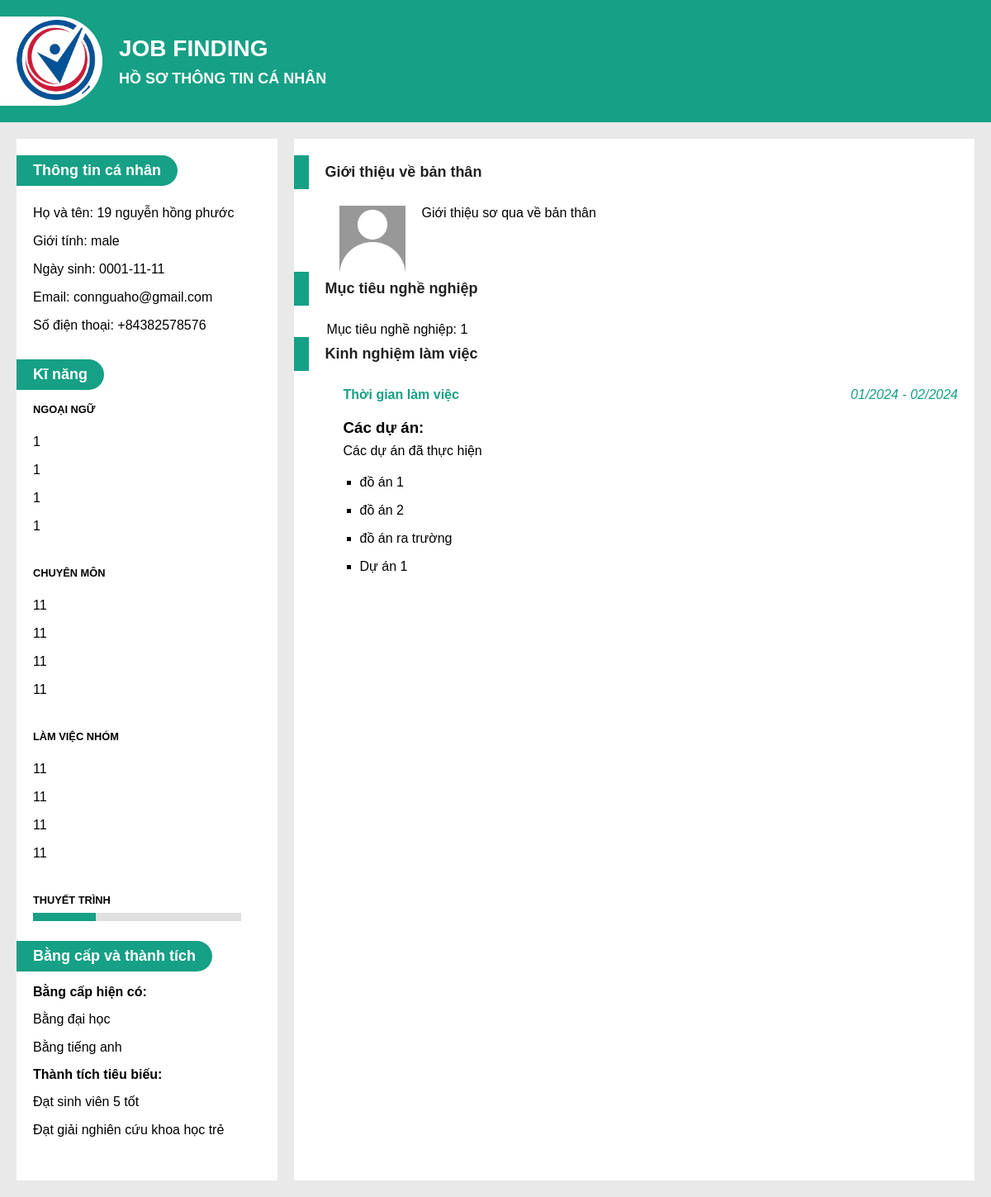
The app's page /views/employer/view_cv.php (signed in), older data.
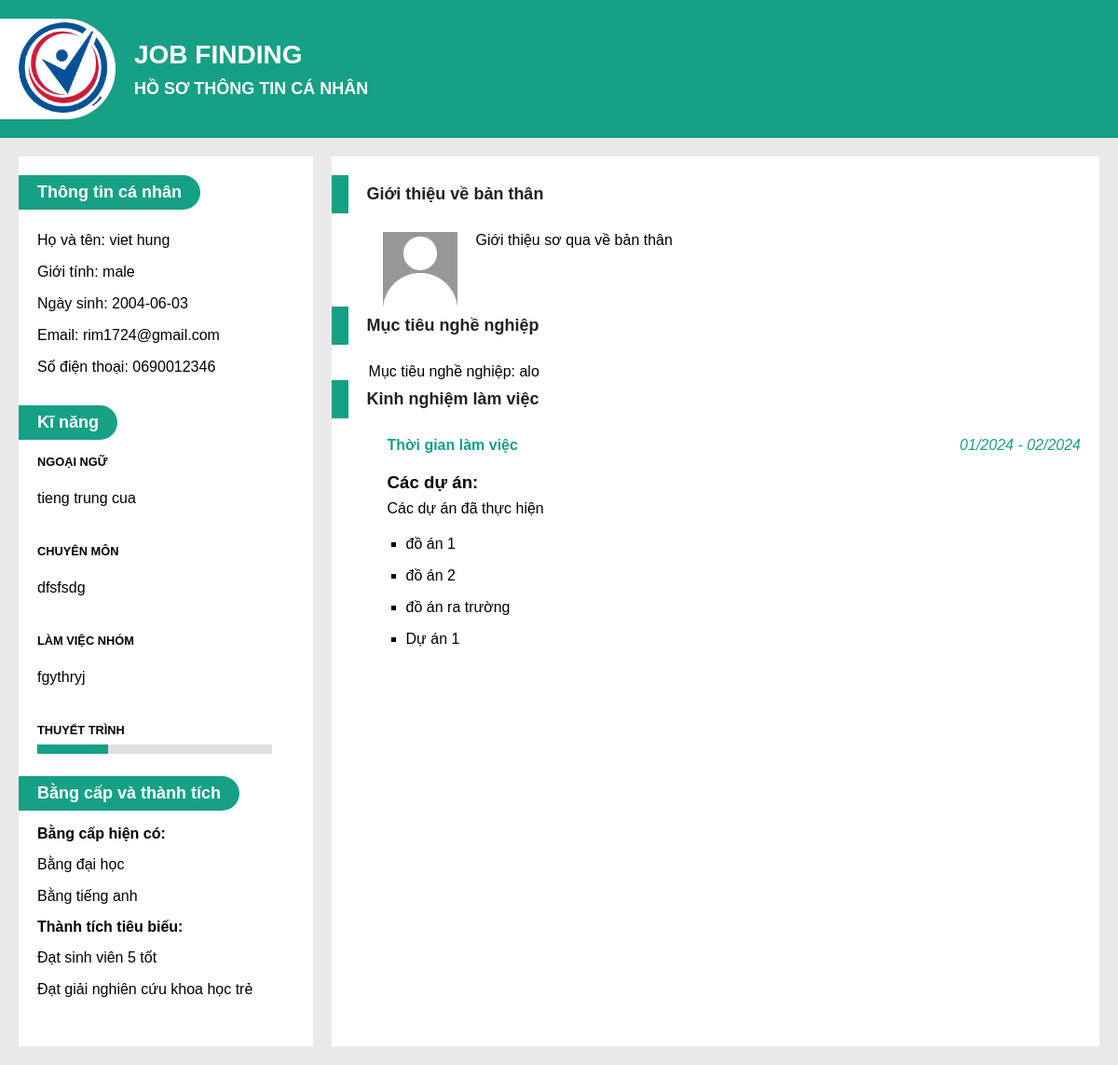
The same page, newer data.
### tables this page shows
CREATE TABLE `cv` (
  `cv_id` int(11) NOT NULL,
  `user_id` int(255) NOT NULL,
  `full_name` varchar(255) NOT NULL,
  `img` varchar(255) DEFAULT NULL,
  `email` varchar(255) NOT NULL,
  `phone` varchar(255) NOT NULL,
  `dob` date NOT NULL,
  `gender` enum('male','female') DEFAULT NULL,
  `city` varchar(255) NOT NULL,
  `address` varchar(255) NOT NULL,
  `myseo` text NOT NULL,
  `career_objective` varchar(255) NOT NULL
);

### views/employer/view_cv.php (the view, shortened to what the changed rows need)
<?php
require_once('../../config/config.php');
function getPersonalInfo($field) {
  global $conn;
  $user_id = $_SESSION['user_id'];
  $sql = "SELECT $field FROM cv WHERE user_id = $user_id";
  $result = $conn->query($sql);
  if ($result->num_rows > 0) {
    $row = $result->fetch_assoc();
    return $row[$field];
  } else {
    return "Information not found";
  }
}
$career_objective = getPersonalInfo('career_objective');
 ?>
<!DOCTYPE html>
<html lang="en">
	<head>
		<link rel="stylesheet" href="../../assets/css/view-cv.css" />
	</head>
	<body>
		<header>
			<div class="title-container">
				<h1>JOB FINDING</h1>
				<h2>Hồ sơ thông tin cá nhân</h2>
			</div>
		</header>
		<div class="container">
			<div class="sider">
				<div class="sider-content">
				<h1 class="tag-fill">Thông tin cá nhân</h1>
					<div class="tag-content">
						<ul>
							<li>Họ và tên: <?php echo getPersonalInfo('full_name'); ?></li>
							<li>Giới tính: <?php echo getPersonalInfo('gender'); ?></li>
							<li>Ngày sinh: <?php echo getPersonalInfo('dob'); ?></li>
							<li>Email: <?php echo getPersonalInfo('email'); ?></li>
							<li>Số điện thoại: <?php echo getPersonalInfo('phone'); ?></li>
							</ul>
					</div>
				</div>
				<div class="sider-content">
					<h1 class="tag-fill">Kĩ năng</h1>
					<div class="tag-content progress-container">
						<ul>
							<li><?php include('../../php/languages.php') ?></li>
							</ul>
					</div>
					<div class="tag-content progress-container">
						<ul>
							<li><?php include('../../php/skills.php') ?></li>
							</ul>
					</div>
					<div class="tag-content progress-container">
						<ul>
							<li><?php include('../../php/soft_skills.php') ?></li>
							</ul>
					</div>
				</div>
				<div class="sider-content">
					<h1 class="tag-fill">Bằng cấp và thành tích</h1>
				</div>
			</div>
			<div class="content">
				<div>
					<h1 class="tag">Giới thiệu về bản thân </h1>
				</div>
				<div class="description-content">
					<h1 class="tag">Mục tiêu nghề nghiệp</h1>
					<ul>
					<p>Mục tiêu nghề nghiệp: <?php echo $career_objective; ?></p>
					</ul>
				</div>
				<div class="description-content">
					<h1 class="tag">Kinh nghiệm làm việc</h1>
				</div>
			</div>
		</div>
	</body>
</html>

### php/languages.php
<?php
$conn = new PDO('mysql:host=' . DB_HOST . ';dbname=' . DB_NAME, DB_USER, DB_PASSWORD);
$session_user_id = $_SESSION['user_id'];
$sql = "SELECT languages.language
        FROM languages
        INNER JOIN cv ON languages.cv_id = cv.cv_id
        INNER JOIN users ON cv.user_id = users.user_id
        WHERE users.user_id = :session_user_id";
$stmt = $conn->prepare($sql);
$stmt->bindParam(':session_user_id', $session_user_id);
$stmt->execute();
$languages = $stmt->fetchAll(PDO::FETCH_ASSOC);
?>
<ul>
  <?php foreach ($languages as $language) { ?>
    <li><?php echo $language['language']; ?></li>
  <?php } ?>
</ul>

### php/skills.php
<?php
require_once('../../config/config.php');
$session_user_id = $_SESSION['user_id'];
$sql = "SELECT skills.technical_skills
FROM skills
INNER JOIN cv ON skills.cv_id = cv.cv_id
INNER JOIN users ON cv.user_id = users.user_id
WHERE users.user_id = :session_user_id";
$stmt = $conn->prepare($sql);
$stmt->bindParam(':session_user_id', $session_user_id);
$stmt->execute();
$skills = $stmt->fetchAll(PDO::FETCH_ASSOC);
?>
<ul>
  <?php if (!empty($skills)) {  ?>
    <?php foreach ($skills as $skill) { ?>
      <li><?php echo $skill['technical_skills']; ?></li>
    <?php } ?>
  <?php } else { ?>
    <li>No skills found.</li> <?php } ?>
</ul>

### php/soft_skills.php
<?php
require_once('../../config/config.php');
$session_user_id = $_SESSION['user_id'];
$sql = "SELECT skills.soft_skills
FROM skills
INNER JOIN cv ON skills.cv_id = cv.cv_id
INNER JOIN users ON cv.user_id = users.user_id
WHERE users.user_id = :session_user_id";
$stmt = $conn->prepare($sql);
$stmt->bindParam(':session_user_id', $session_user_id);
$stmt->execute();
$skills = $stmt->fetchAll(PDO::FETCH_ASSOC);
?>
<ul>
  <?php if (!empty($skills)) {  ?>
    <?php foreach ($skills as $skill) { ?>
      <li><?php echo $skill['soft_skills']; ?></li>
    <?php } ?>
  <?php } else { ?>
    <li>No skills found.</li> <?php } ?>
</ul>

Row changes from the older to the newer data that the page shows:
removed cv: full_name "19 nguyễn hồng phước", email "connguaho@gmail.com", phone "+84382578576"
added cv: full_name "viet hung", email "rim1724@gmail.com", phone "0690012346"
Text that changed along with them:
getPersonalInfo('dob'): "0001-11-11" → "2004-06-03"
$career_objective: "1" → "alo"
new list line: "tieng trung cua"
new list line: "dfsfsdg"
new list line: "fgythryj"
list line gone: "1"
list line gone: "11"
